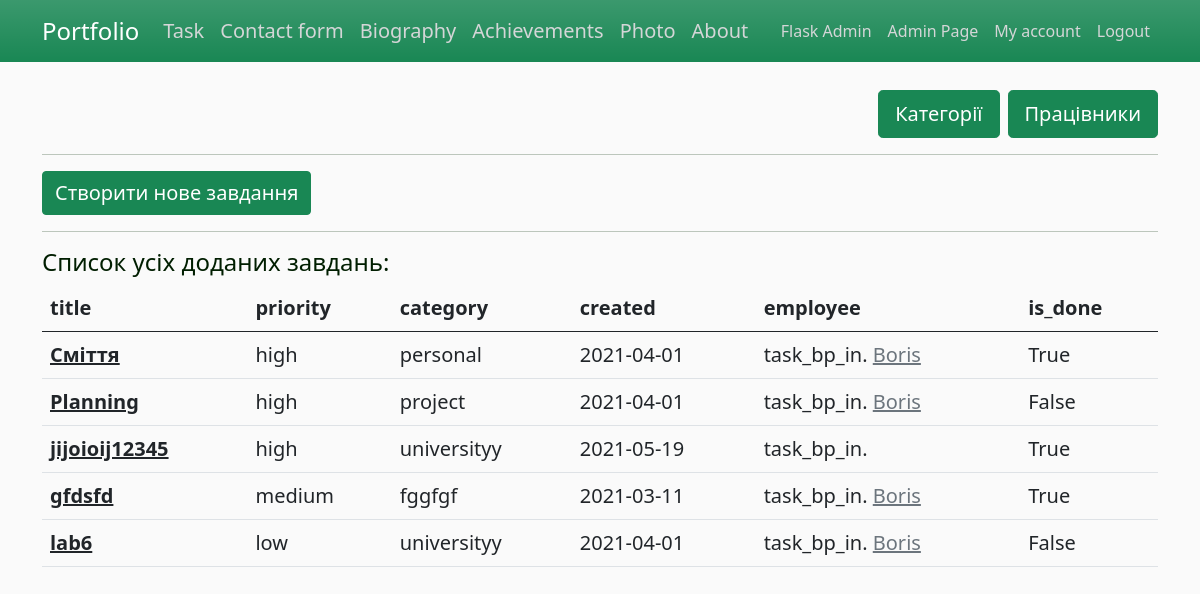
Page /tsk/task (signed in) on the committed database.
### app/task/models.py (models this page shows, shortened)
class Task(db.Model):
    id = db.Column(db.Integer, primary_key=True)
    title = db.Column(db.String(80), nullable=False)
    description = db.Column(db.Text, nullable=False)
    created = db.Column(db.DateTime, default=datetime.utcnow)
    priority = db.Column(db.Enum(EnumPriority), default='low')
    is_done = db.Column(db.Boolean, default=False)
    category_id = db.Column(db.Integer(), db.ForeignKey('category.id'))

class Category(db.Model):
    id = db.Column(db.Integer, primary_key=True)
    name = db.Column(db.String(255), nullable=False, unique=True)
    tasks = db.relationship('Task', backref='categor', lazy='dynamic')

class Employee(db.Model):  # many to many з Tasks
    id = db.Column(db.Integer, primary_key=True)
    name = db.Column(db.String(25), nullable=False, unique=True)
    count_of_compltd_task = db.Column(db.Integer, nullable=False, default=0)
    tasks_todo = db.relationship('Task', secondary=many_to_many, backref=db.backref('for_empl'))

### app/task/views.py (the view)
@task_bp.route("/task")
def task_all():
    print("task_all")
    all_tasks = Task.query.order_by(case(value=Task.priority, whens={'low': 0, 'medium': 1, 'high': 2}).desc(),
                                    Task.created).all()
    print(','.join(t.name for t in all_tasks[0].for_empl))
    return render_template('task_all.html', title='Завдання', all_tasks=all_tasks)

### app/profile/models.py (called while the page is built)
@login_manager.user_loader
def user_loader(user_id):
    return User.query.get(int(user_id))

### app/task/templates/task/task_all.html
{% extends "layout.html" %}
{% block content %}
    {% from "_render_field.html" import render_field %}
    <div class="d-grid gap-2 d-md-flex justify-content-md-end">
        <a href="{{url_for('task_bp_in.category')}}" class="btn btn-success btn-lg fs-5"> Категорії </a>
        <a href="{{url_for('task_bp_in.employee_create')}}" class="btn btn-success btn-lg fs-5"> Працівники </a>
    </div>
    <hr>
    <a href="{{url_for('task_bp_in.task_create')}}" class="btn btn-success fs-5"> Створити нове завдання </a>
    <hr>
    <h4>Cписок усіх доданих завдань:</h4>
    <table class="table table-hover">
      <thead>
        <tr>
          <th scope="col">title</th>
          <th scope="col">priority</th>
            <th scope="col">category</th>
          <th scope="col">created</th>
            <th scope="col">employee</th>
            <th scope="col">is_done</th>
        </tr>
      </thead>
      <tbody>
        {% for task in all_tasks %}
            <tr>
              <th><a href="{{url_for('task_bp_in.task_detail', id=task.id)}}" class="link-dark"> {{ task.title }}</a></th>
              <td>{{ task.priority.name }}</td>
                <td>{{ task.categor.name }}</td>
              <td>{{ task.created.strftime('%Y-%m-%d') | safe}}</td>
                <td>task_bp_in.
                    {% for t in task.for_empl %}
                        <a href="{{url_for('task_bp_in.employee_profile', id=t.id)}}" class="link-secondary"> {{ t.name }}</a><br>
                    {% endfor %}
                </td>
                <td>{{ task.is_done }}</td>
            </tr>
        {% endfor %}
      </tbody>
    </table>
{% endblock content %}

### app/static/css/custom.css (style rules this page uses)
body { background: #fafafa; color: #002800; }
h1, h2, h3, h4, h5, h6 { color: #001e00; }

### rows in the picture
Task: title "Сміття", priority.name "high", categor.name "personal", created "2021-04-01", is_done "True"
Employee: name "Boris"
Task: title "Planning", priority.name "high", categor.name "project", created "2021-04-01", is_done "False"
Task: title "jijoioij12345", priority.name "high", categor.name "universityy", created "2021-05-19", is_done "True"
Task: title "gfdsfd", priority.name "medium", categor.name "fggfgf", created "2021-03-11", is_done "True"
Task: title "lab6", priority.name "low", categor.name "universityy", created "2021-04-01", is_done "False"
